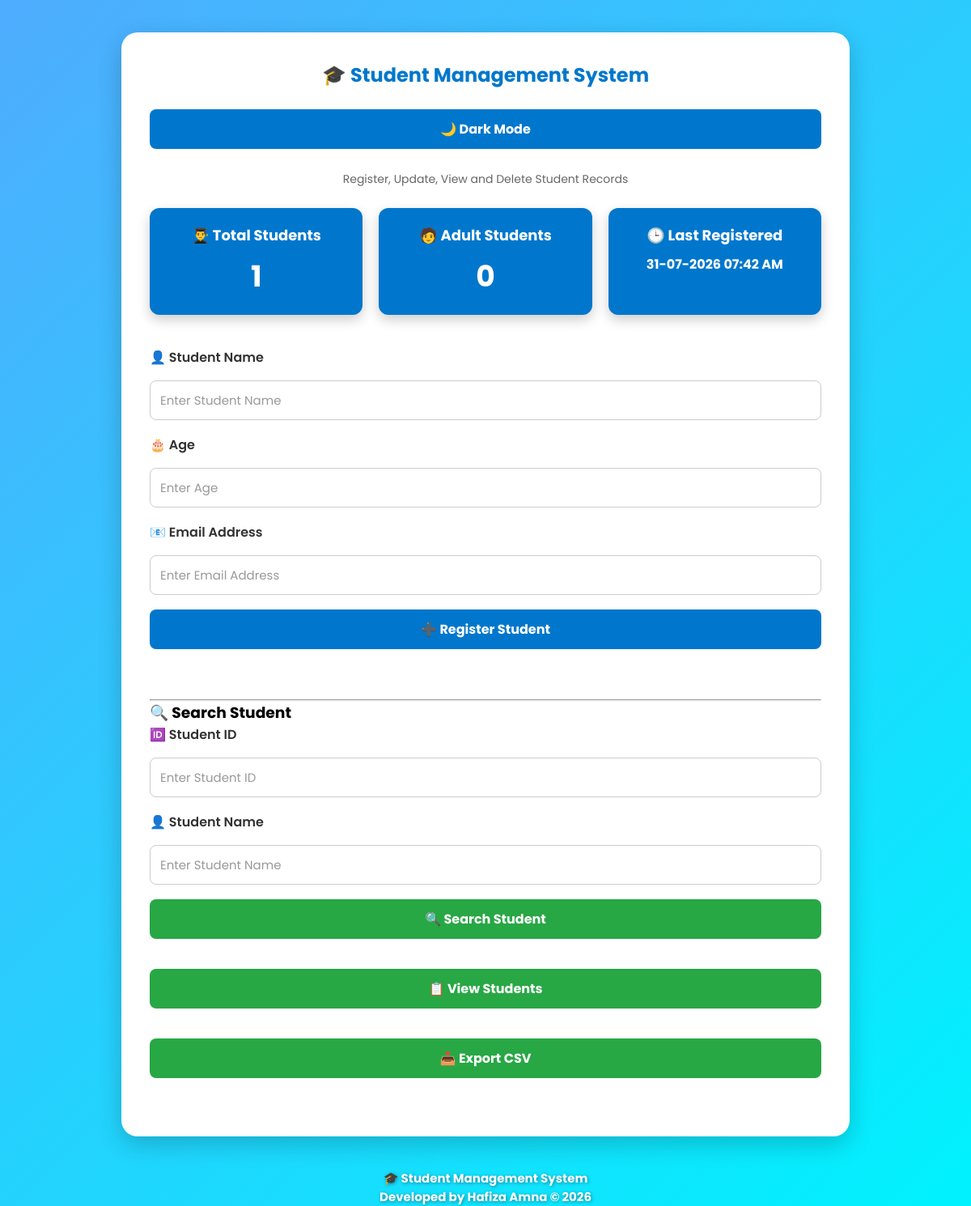
Before: / with the older database file.
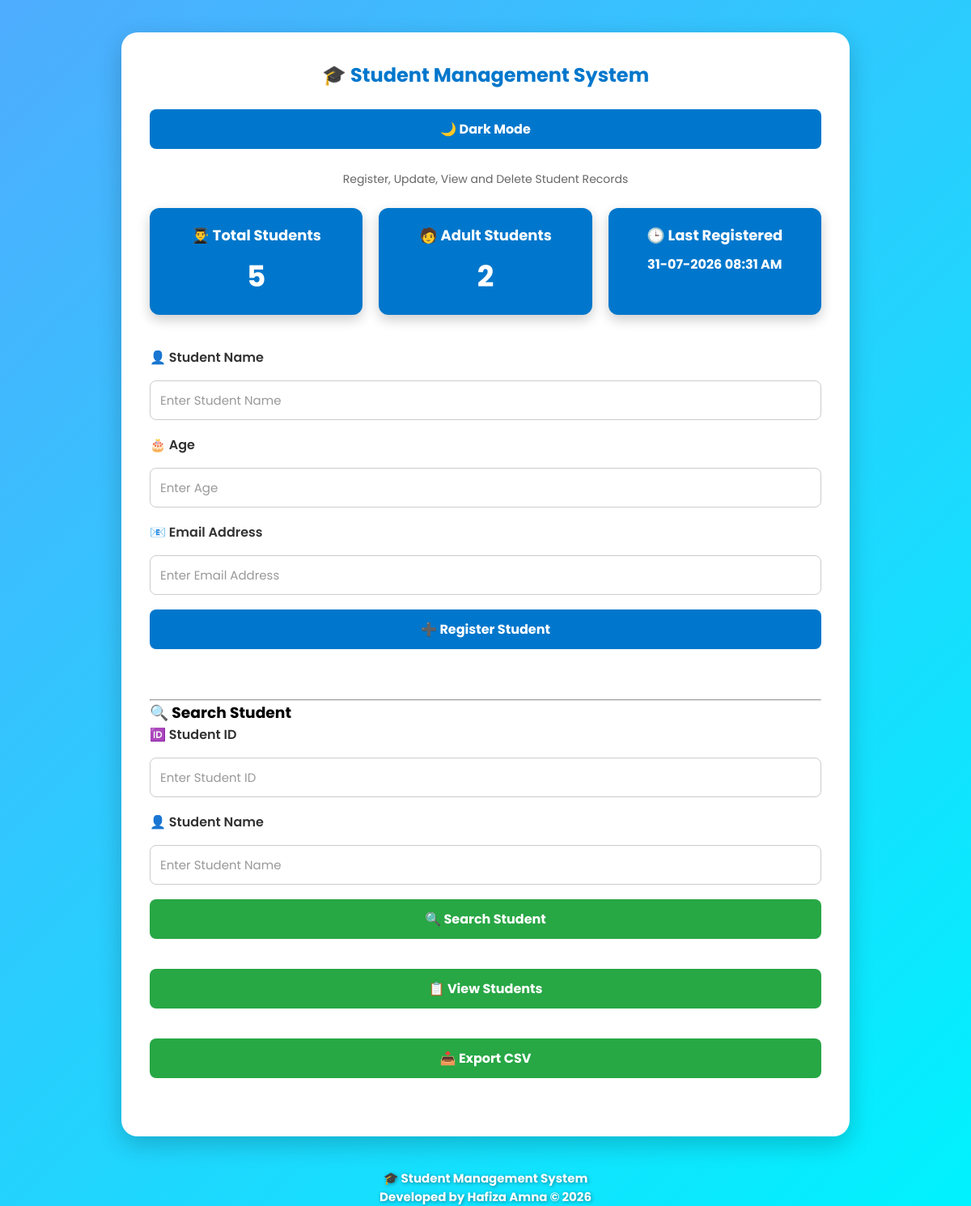
After: the same page with the newer database file.
### tables this page shows
CREATE TABLE students(

    id INTEGER PRIMARY KEY AUTOINCREMENT,

    name TEXT,

    age INTEGER,

    email TEXT,

    created_at TEXT

);

### main.py (the view)
@app.get("/", response_class=HTMLResponse)
def home(request: Request):
    cursor.execute(
        "SELECT COUNT(*) FROM students"
    )
    total_students = cursor.fetchone()[0]
    cursor.execute(
        "SELECT COUNT(*) FROM students WHERE age >= 18"
    )
    adult_students = cursor.fetchone()[0]
    cursor.execute(
        """
        SELECT created_at
        FROM students
        ORDER BY id DESC
        LIMIT 1
        """
    )
    last_student = cursor.fetchone()
    if last_student:
        last_registered = last_student[0]
    else:
        last_registered = "No Records"
    return templates.TemplateResponse(
        request=request,
        name="index.html",
        context={
            "request": request,
            "total_students": total_students,
            "adult_students": adult_students,
            "last_registered": last_registered
        }
    )

### templates/index.html (shortened to what this page needs)
<!DOCTYPE html>
<html lang="en">
<head>
    <link rel="stylesheet" href="/static/style.css">
</head>
<body>
    <div class="container">
        <h2>🎓 Student Management System</h2>
        <button
            type="button"
            id="themeBtn"
            class="submit-btn"
            onclick="toggleTheme()"
        >
            🌙 Dark Mode
        </button>
        <br><br>
        <p class="subtitle">
            Register, Update, View and Delete Student Records
        </p>
        <div class="dashboard">
            <div class="card">
                <h3>👨‍🎓 Total Students</h3>
                <h1>{{ total_students }}</h1>
            </div>
            <div class="card">
                <h3>🧑 Adult Students</h3>
                <h1>{{ adult_students }}</h1>
            </div>
            <div class="card">
                <h3>🕒 Last Registered</h3>
                <h4>{{ last_registered }}</h4>
            </div>
        </div>
        <form
            action="/save"
            method="post"
            onsubmit="return validateForm()"
        >
            <label>👤 Student Name</label>
            <input
            type="text"
            name="name"
            id="name"
            placeholder="Enter Student Name">
            <label>🎂 Age</label>
            <input
            type="number"
            name="age"
            id="age"
            placeholder="Enter Age">
            <label>📧 Email Address</label>
            <input
            type="email"
            name="email"
            id="email"
            placeholder="Enter Email Address">
            <button type="submit" class="submit-btn">
                ➕ Register Student
            </button>
            </form>
            <br><br>
             <hr>
            <h3>🔍 Search Student</h3>
            <form
                action="/search"
                method="get"
                onsubmit="return validateSearch()"
            >
                <label>🆔 Student ID</label>
                <input
                    type="number"
                    name="id"
                    placeholder="Enter Student ID"
                >
                <label>👤 Student Name</label>
                <input
                    type="text"
                    name="name"
                    id="search_name"
                    placeholder="Enter Student Name"
                >
                <button
                    type="submit"
                    class="view-btn"
                >
                    🔍 Search Student
                </button>
            </form>
            <br>
            <a href="/students">
                <button type="button" class="view-btn">
                    📋 View Students
                </button>
            </a>
            <br><br>
            <a href="/export">
                <button
                    type="button"
                    class="view-btn"
                >
                    📥 Export CSV
                </button>
            </a>
            <br><br>
    </div>
    <footer class="footer">
        <p>
            🎓 Student Management System
        </p>
        <p>
            Developed by <strong>Hafiza Amna</strong> © 2026
        </p>
    </footer>
</body>
</html>

### static/style.css (style rules this page uses)
* { margin:0; padding:0; box-sizing:border-box; font-family:'Poppins',sans-serif; }
body { background:linear-gradient(135deg,#4facfe,#00f2fe); min-height:100vh; margin:0; }
.container { background:white; width:900px; max-width:95%; padding:35px; border-radius:20px; box-shadow:0 10px 30px rgba(0,0,0,.2); margin:40px auto; }
h2 { text-align:center; margin-bottom:25px; color:#0077cc; }
label { font-weight:600; color:#333; }
input { width:100%; padding:12px; margin-top:8px; margin-bottom:18px; border:1px solid #ccc; border-radius:8px; font-size:15px; transition:.3s; }
button { width:100%; padding:12px; border:none; border-radius:8px; background:#0077cc; color:white; font-size:16px; font-weight:bold; cursor:pointer; transition:.3s; margin-bottom:12px; }
a { text-decoration:none; }
.submit-btn { background:#0077cc; }
.view-btn { background:#28a745; }
.subtitle { text-align:center; color:#666; margin-top:-10px; margin-bottom:25px; font-size:14px; }
input::placeholder { color:#999; }
label { display:block; margin-bottom:8px; }
.dashboard { display:flex; gap:20px; margin:20px 0; flex-wrap:wrap; }
.card { flex:1; background:#0077cc; color:white; padding:20px; border-radius:12px; text-align:center; margin-bottom:20px; box-shadow:0 6px 15px rgba(0,0,0,.2); }
.card h3 { margin-bottom:10px; font-size:18px; }
.card h1 { font-size:36px; }
.footer { text-align:center; color:white; font-size:15px; font-weight:bold; margin-top:20px; text-shadow:1px 1px 4px rgba(0,0,0,0.4); }

Changed rows visible on the page:
no longer on this page (row unchanged): students: created_at "31-07-2026 07:42 AM"
added students: created_at "31-07-2026 08:31 AM"
Other visible differences:
{{ total_students }}: "1" → "5"
{{ adult_students }}: "0" → "2"
